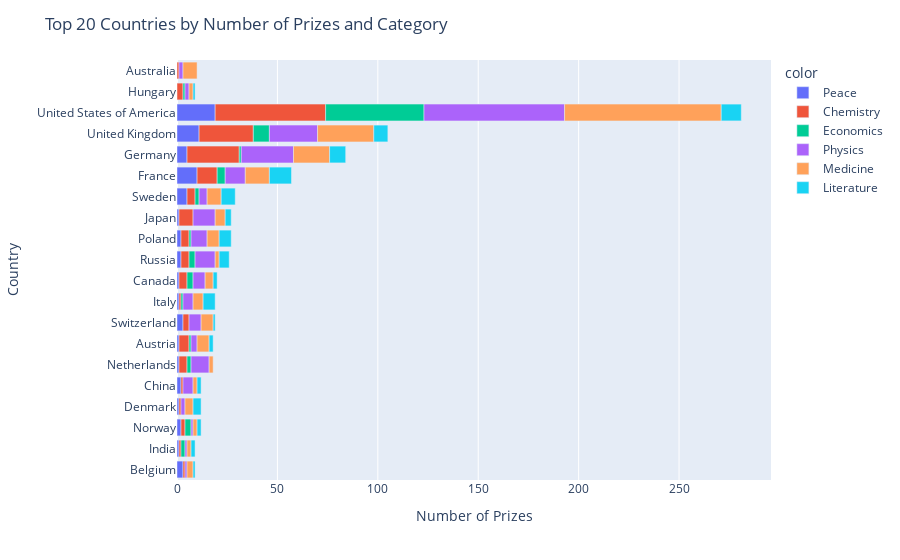

Notebook code cell kept with this figure:
### Code cell
# When color argument is added, Autralia and Hungary somehow jumps to the top. ????
country_by_category_bar = px.bar(
    x=country_category_prizes["cat_prize"],
    y=country_category_prizes["birth_country_current"],
    color=country_category_prizes["category"],  # Color added
)

country_by_category_bar.update_layout(
    title="Top 20 Countries by Number of Prizes and Category",
    xaxis_title="Number of Prizes",
    yaxis_title="Country",
)

country_by_category_bar.show()

### Figure 1 — Plotly figure (JSON) as saved in the notebook; plotly's stock layout.template omitted (floating-point values rounded to 4 significant figures)
{"data": [{"alignmentgroup": "True", "hovertemplate": "color=Peace<br>x=%{x}<br>y=%{y}<extra></extra>", "legendgroup": "Peace", "marker": {"color": "#636efa", "pattern": {"shape": ""}}, "name": "Peace", "offsetgroup": "Peace", "orientation": "h", "showlegend": true, "textposition": "auto", "type": "bar", "x": [3, 1, 2, 1, 2, 1, 1, 3, 1, 1, 2, 2, 1, 5, 10, 5, 11, 19], "xaxis": "x", "y": ["Belgium", "India", "Norway", "Denmark", "China", "Netherlands", "Austria", "Switzerland", "Italy", "Canada", "Russia", "Poland", "Japan", "Sweden", "France", "Germany", "United Kingdom", "United States of America"], "yaxis": "y"}, {"alignmentgroup": "True", "hovertemplate": "color=Chemistry<br>x=%{x}<br>y=%{y}<extra></extra>", "legendgroup": "Chemistry", "marker": {"color": "#EF553B", "pattern": {"shape": ""}}, "name": "Chemistry", "offsetgroup": "Chemistry", "orientation": "h", "showlegend": true, "textposition": "auto", "type": "bar", "x": [3, 1, 1, 1, 2, 1, 1, 5, 4, 3, 1, 4, 4, 7, 4, 4, 10, 26, 27, 55], "xaxis": "x", "y": ["Hungary", "India", "Belgium", "Australia", "Norway", "Denmark", "China", "Austria", "Netherlands", "Switzerland", "Italy", "Canada", "Russia", "Japan", "Poland", "Sweden", "France", "Germany", "United Kingdom", "United States of America"], "yaxis": "y"}, {"alignmentgroup": "True", "hovertemplate": "color=Economics<br>x=%{x}<br>y=%{y}<extra></extra>", "legendgroup": "Economics", "marker": {"color": "#00cc96", "pattern": {"shape": ""}}, "name": "Economics", "offsetgroup": "Economics", "orientation": "h", "showlegend": true, "textposition": "auto", "type": "bar", "x": [1, 2, 3, 1, 2, 1, 3, 3, 1, 2, 4, 1, 8, 49], "xaxis": "x", "y": ["Hungary", "India", "Norway", "Austria", "Netherlands", "Italy", "Canada", "Russia", "Poland", "Sweden", "France", "Germany", "United Kingdom", "United States of America"], "yaxis": "y"}, {"alignmentgroup": "True", "hovertemplate": "color=Physics<br>x=%{x}<br>y=%{y}<extra></extra>", "legendgroup": "Physics", "marker": {"color": "#ab63fa", "pattern": {"shape": ""}}, "name": "Physics", "offsetgroup": "Physics", "orientation": "h", "showlegend": true, "textposition": "auto", "type": "bar", "x": [1, 1, 2, 2, 2, 5, 1, 3, 9, 5, 6, 6, 10, 8, 11, 4, 10, 26, 24, 70], "xaxis": "x", "y": ["India", "Belgium", "Hungary", "Australia", "Denmark", "China", "Norway", "Austria", "Netherlands", "Italy", "Switzerland", "Canada", "Russia", "Poland", "Japan", "Sweden", "France", "Germany", "United Kingdom", "United States of America"], "yaxis": "y"}, {"alignmentgroup": "True", "hovertemplate": "color=Medicine<br>x=%{x}<br>y=%{y}<extra></extra>", "legendgroup": "Medicine", "marker": {"color": "#FFA15A", "pattern": {"shape": ""}}, "name": "Medicine", "offsetgroup": "Medicine", "orientation": "h", "showlegend": true, "textposition": "auto", "type": "bar", "x": [2, 3, 2, 7, 2, 4, 2, 6, 2, 5, 6, 4, 2, 6, 5, 7, 12, 18, 28, 78], "xaxis": "x", "y": ["India", "Belgium", "Hungary", "Australia", "Norway", "Denmark", "China", "Austria", "Netherlands", "Italy", "Switzerland", "Canada", "Russia", "Poland", "Japan", "Sweden", "France", "Germany", "United Kingdom", "United States of America"], "yaxis": "y"}, {"alignmentgroup": "True", "hovertemplate": "color=Literature<br>x=%{x}<br>y=%{y}<extra></extra>", "legendgroup": "Literature", "marker": {"color": "#19d3f3", "pattern": {"shape": ""}}, "name": "Literature", "offsetgroup": "Literature", "orientation": "h", "showlegend": true, "textposition": "auto", "type": "bar", "x": [2, 1, 1, 2, 2, 4, 2, 1, 6, 2, 5, 6, 3, 7, 11, 8, 7, 10], "xaxis": "x", "y": ["India", "Belgium", "Hungary", "Norway", "China", "Denmark", "Austria", "Switzerland", "Italy", "Canada", "Russia", "Poland", "Japan", "Sweden", "France", "Germany", "United Kingdom", "United States of America"], "yaxis": "y"}], "layout": {"barmode": "relative", "legend": {"title": {"text": "color"}, "tracegroupgap": 0}, "margin": {"t": 60}, "title": {"text": "Top 20 Countries by Number of Prizes and Category"}, "xaxis": {"anchor": "y", "domain": [0, 1], "title": {"text": "Number of Prizes"}}, "yaxis": {"anchor": "x", "domain": [0, 1], "title": {"text": "Country"}}}}
